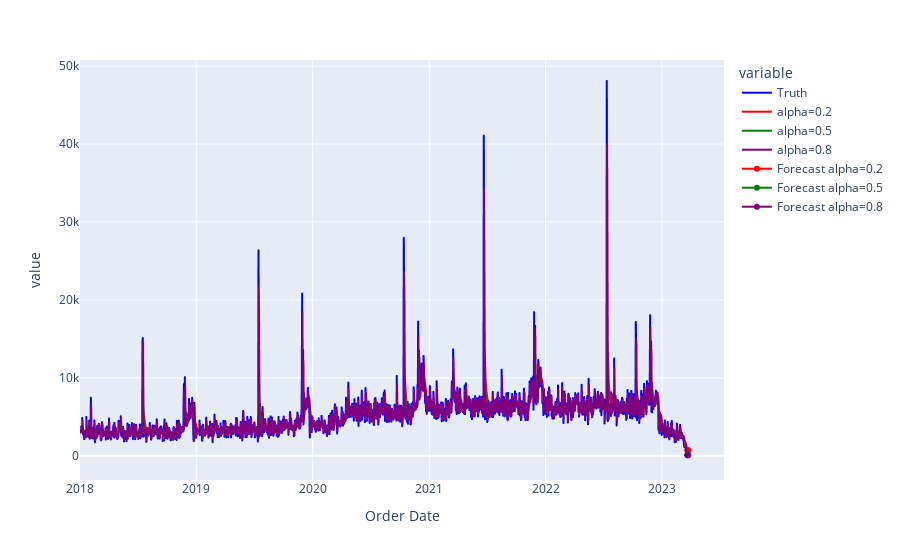

Notebook code cell kept with this figure:
### Code cell
import plotly.graph_objects as go

# Plotting our data

smoothData = pd.DataFrame([revenue.values, alpha020.fittedvalues.values,  alpha050.fittedvalues.values,  alpha080.fittedvalues.values]).T
smoothData.columns = ['Truth', 'alpha=0.2', 'alpha=0.5', 'alpha=0.8']
smoothData.index = revenue.index

fig = px.line(smoothData, y = ['Truth', 'alpha=0.2', 'alpha=0.5', 'alpha=0.8'],
        x = smoothData.index,
        color_discrete_map={"Truth": 'blue',
                           'alpha=0.2': 'red',
                            'alpha=0.5':'green',
                            'alpha=0.8':'purple'}
       )

# Incorporating the Forecasts

fig.add_trace(go.Scatter(x=forecast020.index, y = forecast020.values, name='Forecast alpha=0.2', line={'color':'red'}))
fig.add_trace(go.Scatter(x=forecast050.index, y = forecast050.values, name='Forecast alpha=0.5', line={'color':'green'}))
fig.add_trace(go.Scatter(x=forecast080.index, y = forecast080.values, name='Forecast alpha=0.8', line={'color':'purple'}))

### Figure 1 — Plotly figure (JSON) as saved in the notebook; plotly's stock layout.template omitted (floating-point values rounded to 4 significant figures; data arrays with more than 128 entries replaced by an {"elided": "..."} marker saying what was removed)
{"data": [{"hovertemplate": "variable=Truth<br>Order Date=%{x}<br>value=%{y}<extra></extra>", "legendgroup": "Truth", "line": {"color": "blue", "dash": "solid"}, "marker": {"symbol": "circle"}, "mode": "lines", "name": "Truth", "showlegend": true, "type": "scattergl", "x": {"elided": "1906 str values"}, "xaxis": "x", "y": {"elided": "1906 float values"}, "yaxis": "y"}, {"hovertemplate": "variable=alpha=0.2<br>Order Date=%{x}<br>value=%{y}<extra></extra>", "legendgroup": "alpha=0.2", "line": {"color": "red", "dash": "solid"}, "marker": {"symbol": "circle"}, "mode": "lines", "name": "alpha=0.2", "showlegend": true, "type": "scattergl", "x": {"elided": "1906 str values"}, "xaxis": "x", "y": {"elided": "1906 float values"}, "yaxis": "y"}, {"hovertemplate": "variable=alpha=0.5<br>Order Date=%{x}<br>value=%{y}<extra></extra>", "legendgroup": "alpha=0.5", "line": {"color": "green", "dash": "solid"}, "marker": {"symbol": "circle"}, "mode": "lines", "name": "alpha=0.5", "showlegend": true, "type": "scattergl", "x": {"elided": "1906 str values"}, "xaxis": "x", "y": {"elided": "1906 float values"}, "yaxis": "y"}, {"hovertemplate": "variable=alpha=0.8<br>Order Date=%{x}<br>value=%{y}<extra></extra>", "legendgroup": "alpha=0.8", "line": {"color": "purple", "dash": "solid"}, "marker": {"symbol": "circle"}, "mode": "lines", "name": "alpha=0.8", "showlegend": true, "type": "scattergl", "x": {"elided": "1906 str values"}, "xaxis": "x", "y": {"elided": "1906 float values"}, "yaxis": "y"}, {"line": {"color": "red"}, "name": "Forecast alpha=0.2", "type": "scatter", "x": ["2023-03-22T00:00:00", "2023-03-23T00:00:00", "2023-03-24T00:00:00"], "y": [705.1, 705.1, 705.1]}, {"line": {"color": "green"}, "name": "Forecast alpha=0.5", "type": "scatter", "x": ["2023-03-22T00:00:00", "2023-03-23T00:00:00", "2023-03-24T00:00:00"], "y": [175.3, 175.3, 175.3]}, {"line": {"color": "purple"}, "name": "Forecast alpha=0.8", "type": "scatter", "x": ["2023-03-22T00:00:00", "2023-03-23T00:00:00", "2023-03-24T00:00:00"], "y": [69.0, 69.0, 69.0]}], "layout": {"legend": {"title": {"text": "variable"}, "tracegroupgap": 0}, "margin": {"t": 60}, "xaxis": {"anchor": "y", "domain": [0, 1], "title": {"text": "Order Date"}}, "yaxis": {"anchor": "x", "domain": [0, 1], "title": {"text": "value"}}}}
